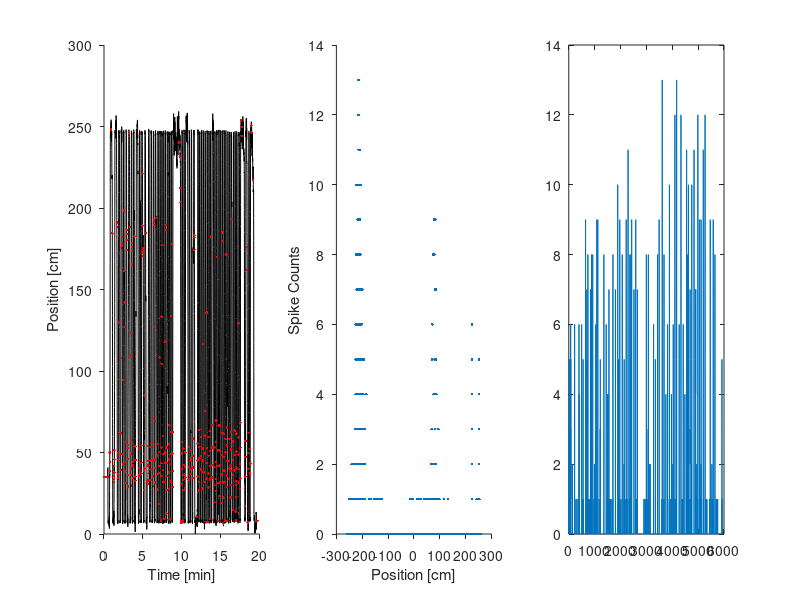
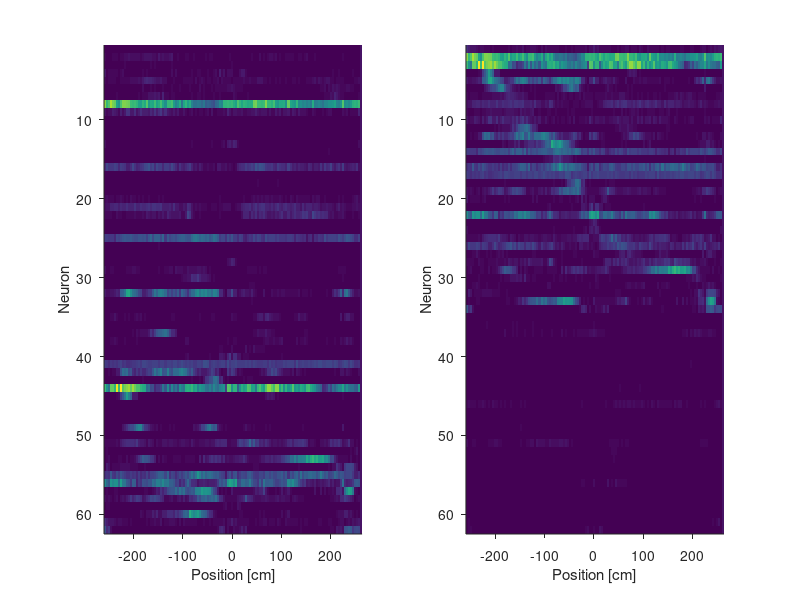

MATLAB code for these plots, in order:

% Raw datasets...
% https://portal.nersc.gov/project/crcns/download/hc-3/ec013.40/ec013.718.tar.gz
% https://portal.nersc.gov/project/crcns/download/hc-3/ec014.29/ec014.468.tar.gz
% https://portal.nersc.gov/project/crcns/download/hc-3/ec016.19/ec016.269.tar.gz

% Processed datasets...
load('ec013_718_preprocessed_5Hz.mat')
% load('ec014_468_preprocessed_5Hz.mat')
% load('ec016_269_preprocessed_5Hz.mat')


%%

% linear track is 250cm (http://crcns.org/files/data/hc3/crcns-hc3-data-description.pdf)
cam2cm = 250/range(prctile(position_realigned(:,1),[1 99])); % unit conversion

%% Plot position with spikes overlaid as dots

figure(3); clf
t = linspace(0,size(position,1),size(position,1))/5/60;
t = t+mean(diff(t))/2;

for neuron=45
    subplot(1,3,1)
    plot(t,position_realigned(:,1)*cam2cm,'k')
    hold on
    plot(t(spike_counts(:,neuron)>0),position_realigned(spike_counts(:,neuron)>0,1)*cam2cm,'r.')
    hold off

    xlabel('Time [min]')
    ylabel('Position [cm]')
    box off; set(gca,'TickDir','out')
    
    subplot(1,3,2)
    plot((position_circular-1)*cam2cm,spike_counts(:,neuron),'.')
    xlabel('Position [cm]')
    ylabel('Spike Counts')
    box off; set(gca,'TickDir','out')
    
    subplot(1,3,3)
    plot(spike_counts(:,neuron))
end

%% Plot place fields (raw)

x0 = linspace(0,2,128);
[n,binx] = histc(position_circular(:,1),x0);
lam=[];
for i=1:length(x0)
    lam(:,i) = mean(spike_counts(binx==i,:));
end
[tmp,midx]=max(lam');
[tmp,bidx]=sort(midx);

figure(6); clf
cx0=x0+mean(diff(x0))/2-1;

subplot(1,2,1)
imagesc(cx0*cam2cm,1:size(lam,1),lam)
box off; set(gca,'TickDir','out')
xlabel('Position [cm]')
ylabel('Neuron')

subplot(1,2,2)
imagesc(cx0*cam2cm,1:size(lam,1),lam(bidx,:))
box off; set(gca,'TickDir','out')
xlabel('Position [cm]')
ylabel('Neuron')
